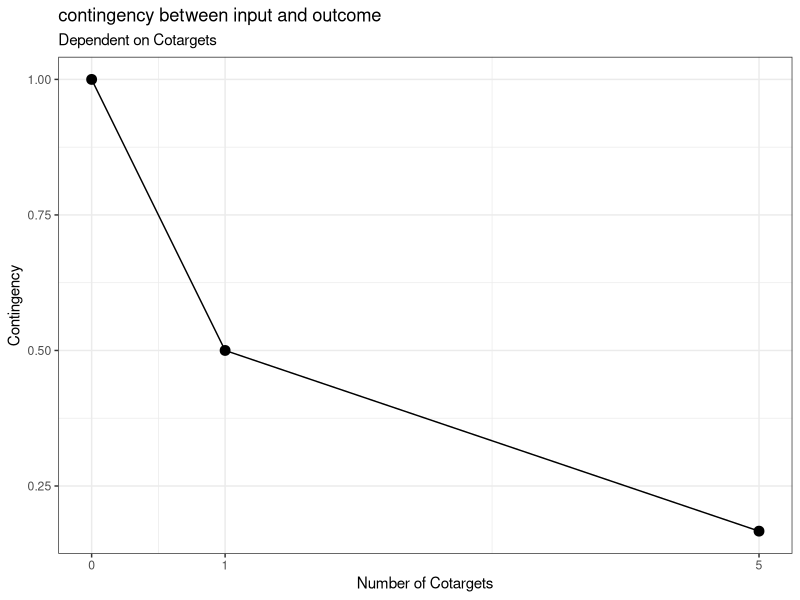
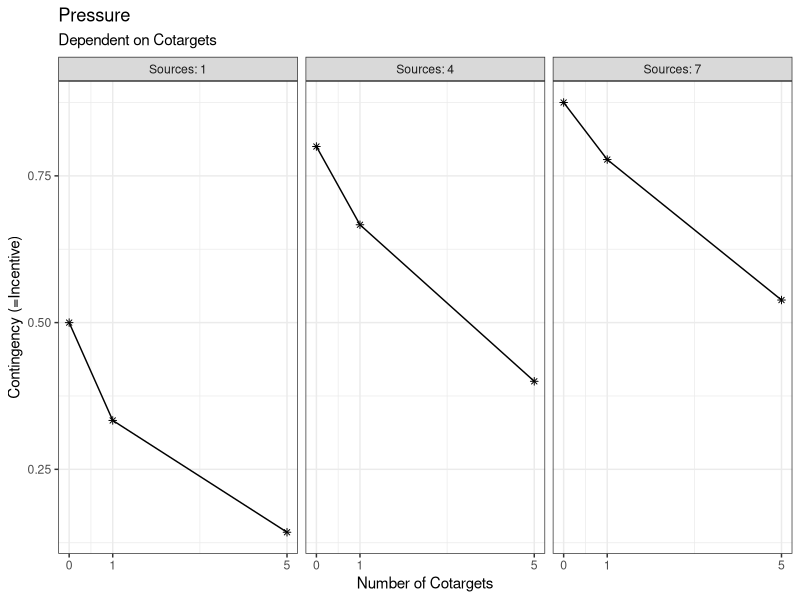
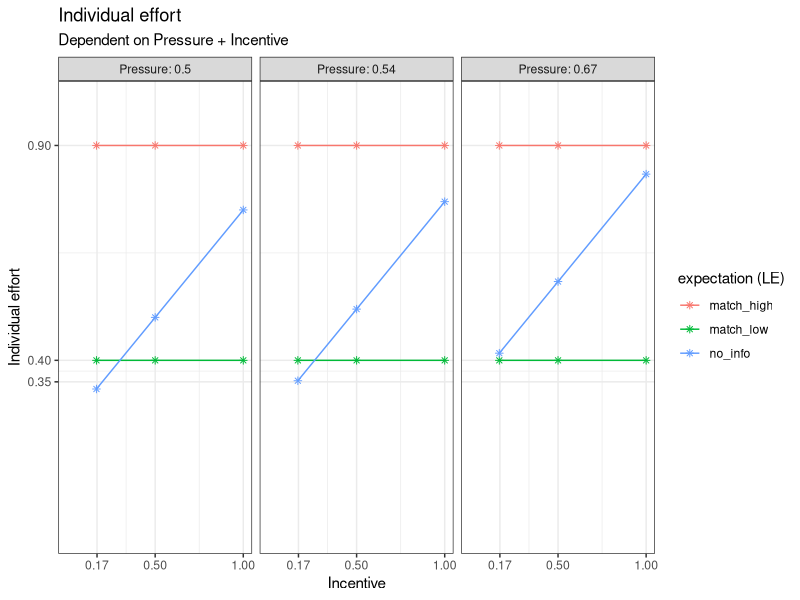
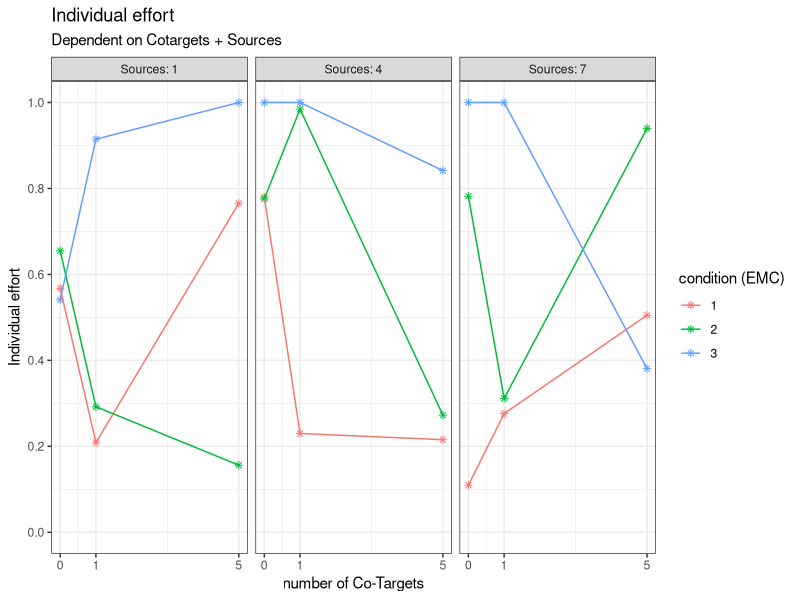
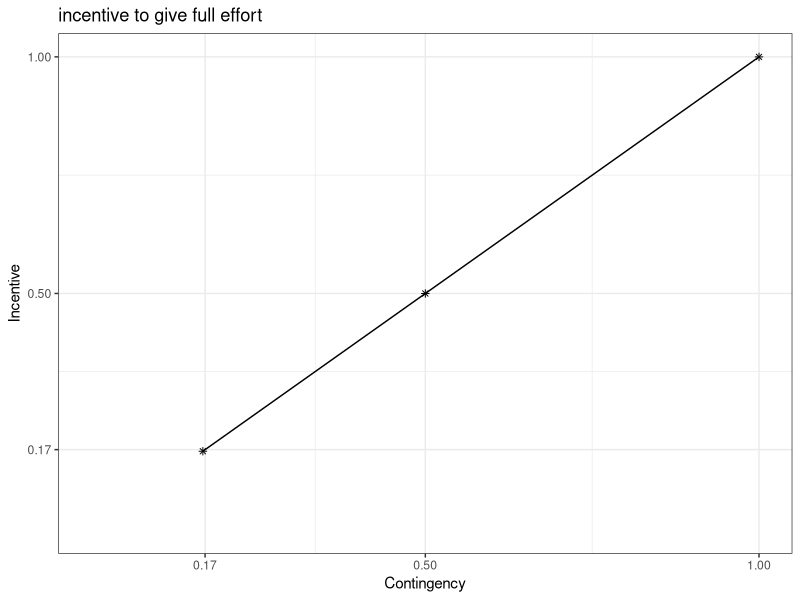
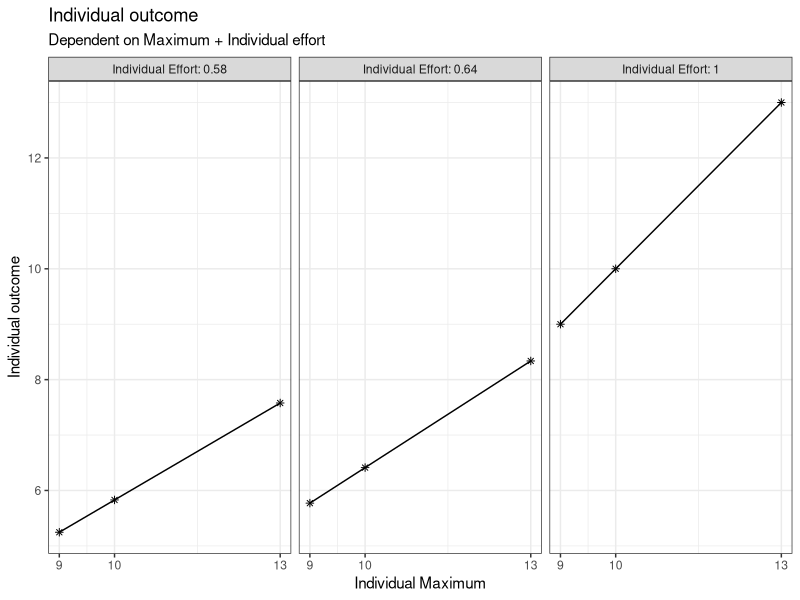

Here is the R script that generated these plots, in order:
###Creating of the base functions to compute the outcome of the simulation later on

# load the necessary libraries (these command are executed in the Quarto Script too, but they remain in this section for better traceability)
library(ggplot2)
library(dplyr)
library(multcomp)

#' p1 Compute the contingency between input and outcome
#' 
#' @param CT number of people who are also viewed as targets of social pressure. Ranges from 0 to infinite (discrete)
#' 
#' @return (CON) contingency between input and outcome. Ranges from 0 to 1 (continuous)

get_CON <- function(CT) {
  n <- CT + 1
  CON <- 1/n
  return(CON)
}

# (example) check vectorized form:
CT <- c(0, 1, 5)
CON <- get_CON(CT)
CON

# (example) create data for CT 
plot_data_CON <- expand.grid(
  CT = c(0, 1, 5)
)

# (example) compute CON from the CT data
plot_data_CON$CON <- get_CON(
  CT = plot_data_CON$CT
)

# (example) plot a visual graph for the p1-function
plot_p1 <- ggplot(plot_data_CON, aes(x = CT, y = CON)) +
  geom_point(size = 3) +
  labs(title = "contingency between input and outcome", 
       subtitle = "Dependent on Cotargets", 
       y = "Contingency", 
       x = "Number of Cotargets") +
  scale_x_continuous(limits = c(0, 5), breaks = c(0, 1, 5)) +
  theme_bw() +
  geom_line()



#' p2 compute the social pressure on each given target member of the group
#' 
#' @param CT number of people who are also viewed as targets of social impact. Ranges from 0 to infinite (discrete)
#' @param S number of people viewed as source of social pressure. Ranges from 0 to infinite (discrete)
#' 
#' @return (P) social pressure. Ranges from 0 to 1 (continuous)

get_P <- function (CT, S) {
  P <- S/(S+CT+1)
  return(P)
}

# (example) check vectorized form:
CT <- c(0, 1, 5)
S <- c(1, 4, 7)
P <- get_P(CT, S)
P

# (example) create data for CT and S 
plot_data_P <- expand.grid(
  CT = c(0, 1, 5),
  S = c(1, 4, 7)
)

# (example) compute pressure from CT and S
plot_data_P$P <- get_P(
  CT = plot_data_P$CT,
  S = plot_data_P$S
)

# (example) create an extra column for the plotting
plot_data_P$S_label <- paste("Sources:", plot_data_P$S)

# (example) plot a visual graph for the p2-function
plot_p2 <-ggplot(plot_data_P, aes(x = CT, y = P)) +
  geom_point(shape = 8) +
  facet_wrap(~plot_data_P$S_label) +
  labs(title = "Pressure", subtitle = "Dependent on Cotargets", y = "Contingency (=Incentive)", x = "Number of Cotargets") +
  scale_x_continuous(limits = c(0, 5), breaks = c(0, 1, 5)) +
  theme_bw() +
  geom_line()



#' t1 compute the incentive to give full effort
#' 
#' @param CON number of people who are also viewed as targets of social impact. Ranges from 0 to infinite (discrete)
#' 
#' @return (INC) incentive to give full effort. Ranges from 0 to 1 (continuous)

#define the social loafing replication condition

get_INC <- function(CON) {
  INC = CON
  return(INC)
}

# (example) check vectorized form:
INC <- get_INC(CON)
INC

# (example) create data for CT 
plot_data_INC <- expand.grid(
  CON = CON
)

# (example) compute the incentive from CT 
plot_data_INC$INC <- get_INC(
  CON = plot_data_INC$CON
)
# (example) plot a visual graph for the t1-function
plot_t1 <- ggplot(plot_data_INC, aes(x = CON, y = INC)) +
  geom_point(shape = 8) +
  labs(title = "incentive to give full effort", y = "Incentive", x = "Contingency") +
  scale_x_continuous(limits = c(0, 1), breaks = c(round(CON, digits = 2))) +
  scale_y_continuous(limits = c(0, 1), breaks = c(round(INC, digits = 2))) +
  theme_bw() +
  geom_line()


#' t3 transform the EMC condition into loafing expectation
#' 
#' @param EMC Effort condition. ordinal variable with the values "1", "2" or "3"
#' 
#' @return (LE) loafing expectation. ordinal variable with possible values as followed: 
#' "match_low", "no_info", "match_high"

get_LE <- function(EMC) {
  LE <- case_match(EMC,
                    1 ~ "match_low",
                    2 ~ "no_info",
                    3 ~ "match_high"
  )
  return(LE)
}

# (example) check vectorized form:
EMC <- c(1, 2, 3)
LE <- get_LE(EMC)
LE

# no example plot is computed, cause there's nothing to show - with the execution of LE we can see the 
# function is working with vectors 


#' p3 compute the individual effort 
#' 
#' @param INC incentive to give full effort. Ranges from 0 to 1 (continuous)
#' @param P social pressure. Ranges from 0 to 1 (continuous)
#' @param LE loafing expectation. ordinal variable with possible values as followed: 
#' "match_low", "no_info", "match_high"
#' 
#' @return (IE) individual effort. Ranges from 0 to 1 (continuous)

get_IE <- function(INC, P, LE) {
  # the Social Loafing baseline (Latané)
  # whilst CT increases, the output decreases
  loafing_effort <- 0.5 * INC + 0.5 * P
  
  # the effort matching logic
  # we're definign fix values which represent the expectation for the "alone"-
  # condition of other subjects (independent of the current group size)
  final_IE <- case_when(
    # condition: co-Target is not loafing in its "alone"-condition
    LE == "match_high" ~ 0.9, 
    
    # condition: Co-Target is loafing in its "alone"-condition
    LE == "match_low"  ~ 0.4, 
    
    # In der no_info Bedingung greift das klassische Modell (Loafing)
    LE == "no_info"    ~ loafing_effort,
    
    TRUE                ~ loafing_effort
  )
  
  return(final_IE)
}

# (example) check vectorized form:
LE <- c("match_high", "match_low", "no_info")
IE <- get_IE(INC, P, LE)
IE


# (example) create data for INC, P and LE
plot_data_IE <- expand.grid(
  INC = INC,
  P = P,
  LE = c("match_high", "match_low", "no_info")
)

# (example) compute the individual effort from INC, P and LE
plot_data_IE$IE <- get_IE(
  INC = plot_data_IE$INC,
  P = plot_data_IE$P, 
  LE = plot_data_IE$LE
)

# (example) create an extra column for the plotting
plot_data_IE$P_label <- paste("Pressure:", round(plot_data_IE$P, digits = 2))

# (example) plot a visual graph for the p3-function
plot_p3 <- ggplot(plot_data_IE, aes(x = INC, y = IE, color = LE, group = LE)) +
  geom_point(shape = 8) +
  facet_wrap(~P_label) +
  labs(title = "Individual effort", 
       subtitle = "Dependent on Pressure + Incentive", 
       y = "Individual effort", 
       x = "Incentive", 
       color = "expectation (LE)") +
  scale_x_continuous(limits = c(0, 1), breaks = c(round(INC, digits = 2))) +
  scale_y_continuous(limits = c(0, 1), breaks = c(round(IE, digits = 2))) +
  theme_bw() +
  geom_line()



#' Superfunction - compute the individual effort with some noise (through all the previous functions)
#' 
#' @param CT number of people who are also viewed as targets of social pressure. Ranges from 0 to infinite (discrete)
#' @param S number of people viewed as source of social pressure. Ranges from 0 to infinite 
#' @param EMC Effort condition. ordinal variable with the values "1", "2" or "3"
#' 
#' @return (IE) individual effort. Ranges from 0 to 1 (continuous)

#set a seed to get the same results every time 
set.seed(324)

get_super_IE <- function(CT, S, EMC) {
  LE <- get_LE(EMC)
  CON <- get_CON(CT) 
  P <- get_P(CT, S)
  INC <- get_INC(CON)
  IE <- get_IE(INC, P, LE)
  
  IE <- IE + rnorm(length(IE), mean = 0, sd = 0.3)
  IE[IE > 1] <- 1
  IE[IE < 0] <- 0
  return(IE)
}

# (example) check vectorized form
IE <- get_super_IE(CT, S, EMC)
IE

# (example) create data for INC, P and LE (all variables were defined earlier in the code)
plot_data_super_IE <- expand.grid(
  CT = CT,
  S = S,
  EMC = EMC
)

# (example) compute the individual effort from CT, S and EMC
plot_data_super_IE$IE <- get_super_IE(
  CT = plot_data_super_IE$CT,
  S = plot_data_super_IE$S, 
  EMC = plot_data_super_IE$EMC
)

# (example) create an extra column for the plotting
plot_data_super_IE$S_label <- paste("Sources:", plot_data_super_IE$S)

# (example) plot a visual graph for the p3-function
plot_super <- ggplot(plot_data_super_IE, aes(x = CT, y = IE, color = as.factor(EMC), group = EMC)) +
  geom_point(shape = 8) +
  facet_wrap(~S_label) +
  labs(title = "Individual effort", 
       subtitle = "Dependent on Cotargets + Sources", 
       y = "Individual effort", 
       x = "number of Co-Targets", 
       color = "condition (EMC)") +
  scale_x_continuous(limits = c(0, 5), breaks = c(0, 1, 5)) +
  scale_y_continuous(limits = c(0, 1), breaks = seq(0, 1, 0.2)) +
  theme_bw() +
  geom_line()


#' t2-function (manifest) - compute the individual outcome
#' 
#' @param MC maximum capacity to scream. Ranges from 0 to 15 (continuous)
#' @param IE individual effort Ranges from 0 to 1 (continuous)
#' 
#' @return (IO) individual output. Ranges from 0 to inf. (continuous)

get_IO <- function(MC, IE) {
  IO <- MC * IE   
  return (IO)
}

# (example) check vectorized form:
MC <- c(9, 10, 13)
IO <- get_IO(MC, IE)
IO

# (example) create data for MC and IE
plot_data_IO <- expand.grid(
  MC = c(9, 10, 13),
  IE = IE
)

# (example) compute the individual effort from MC and IE
plot_data_IO$IO <- get_IO(
  MC = plot_data_IO$MC,
  IE = plot_data_IO$IE
)

# (example) create an extra column for the plotting
plot_data_IO$IE_label <- paste("Individual Effort:", round(plot_data_IO$IE, digits = 2))

# (example) plot a visual graph for the t2-function
plot_t2 <- ggplot(plot_data_IO, aes(x = MC, y = IO)) +
  geom_point(shape = 8) +
  facet_wrap(~plot_data_IO$IE_label) +
  labs(title = "Individual outcome", subtitle = "Dependent on Maximum + Individual effort", y = "Individual outcome", x = "Individual Maximum") +
  scale_x_continuous(limits = c(min(MC), max(MC)), breaks = c(round(MC, digits = 2))) +
  scale_y_continuous(limits = c(min(plot_data_IO$IO), max(plot_data_IO$IO)), breaks = pretty(plot_data_IO$IO)) +
  theme_bw() +
  geom_line()


#' Superfunction - compute the individual outcome  (through all the previous functions)
#' 
#' @param CT number of people who are also viewed as targets of social pressure. Ranges from 0 to infinite (discrete)
#' @param S number of people viewed as source of social pressure. Ranges from 0 to infinite (discrete)
#' @param MC maximum capacity to scream. Ranges from 0 to 15 (continuous)
#' 
#' @return (IO) individual output. Ranges from 0 to inf (continuous)

get_super_IO <- function(CT, S, MC, EMC){
  IO <- get_super_IE(CT, S, EMC) * MC 
  return (IO)
}

# note: we dont need plots for this superfunctions, cause it is shown in the "Evaluation" section later on.
# note2: this applies for a check of vectorized forms too... we did that earlier in checking the isolated functions.

# the final simulation for this model can be seen in 02_simulation.R 
